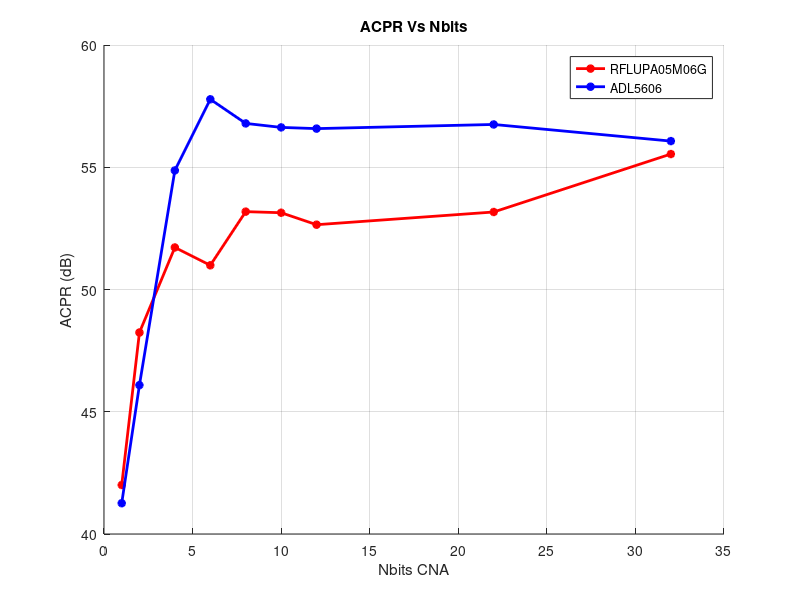
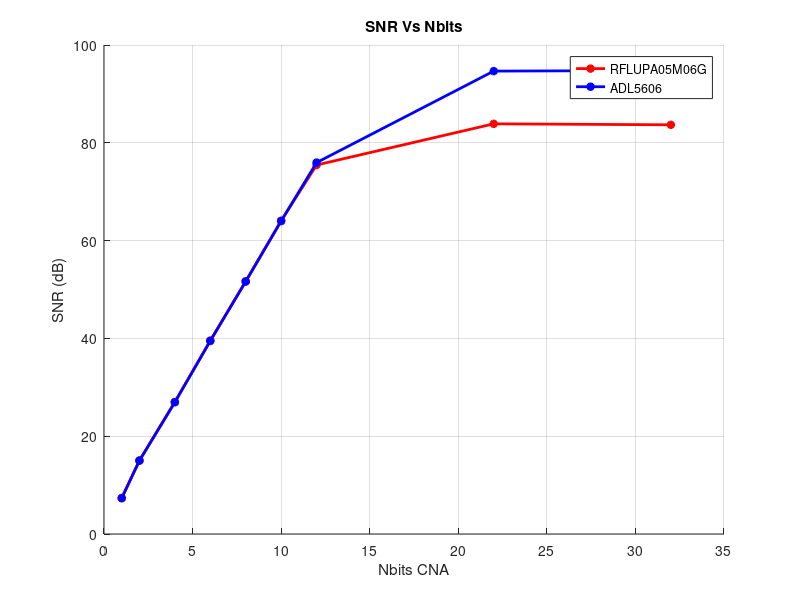

Recreate these plots in MATLAB, in order.
clear; close all;
ACPR_db_RF = [55.54,53.17,52.65,53.14,53.1842,50.99,51.72,48.24,42.004];
snr_db_RF  = [83.68,83.88,75.46,64.06,51.675,39.54,27.00,15.04,7.34] ;
ACPR_db_ADL= [56.07,56.75,56.58,56.63,56.793,57.78,54.87,46.09,41.26];
snr_db_ADL  = [94.79,94.662,75.95,64.00,51.63,39.49,26.95,15.00,7.34] ;
Nbits      = [32,22,12,10,8,6,4,2,1];

figure;
hold on;
plot(Nbits, ACPR_db_RF, 'r-*', 'LineWidth', 2);  % Données PS_2500
plot(Nbits, ACPR_db_ADL, 'b-*', 'LineWidth', 2);        % Droite de régression
xlabel('Nbits CNA');
ylabel('ACPR (dB)');
title('ACPR Vs Nbits');
legend('RFLUPA05M06G', 'ADL5606');
grid on;
hold off;

figure;
hold on;
plot(Nbits, snr_db_RF, 'r-*', 'LineWidth', 2);  % Données PS_2500
plot(Nbits, snr_db_ADL, 'b-*', 'LineWidth', 2);        % Droite de régression
xlabel('Nbits CNA');
ylabel('SNR (dB)');
title('SNR Vs Nbits');
legend('RFLUPA05M06G', 'ADL5606');
grid on;
hold off;